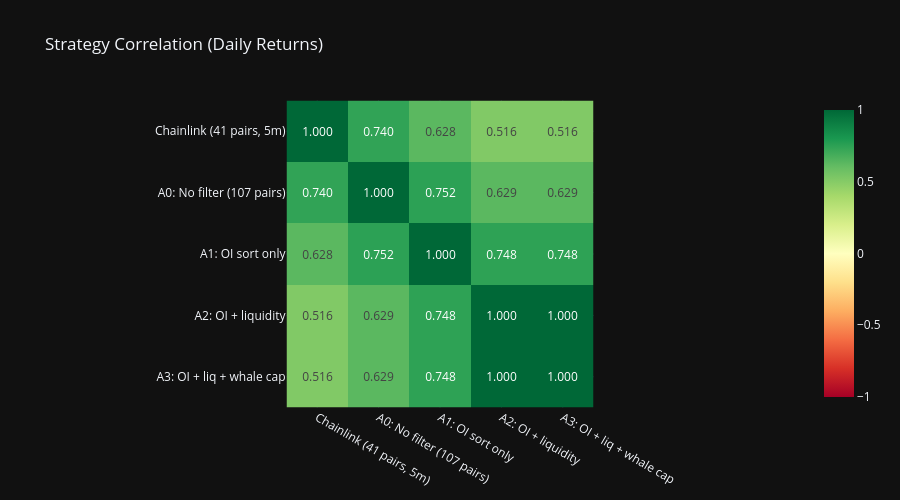

Notebook code cell kept with this figure:
### Markdown cell above
## Correlation Analysis

### Code cell
correlation_matrix = daily_returns.corr()

print('Correlation Matrix (daily returns):')
display(correlation_matrix.round(3))

mask = np.triu(np.ones_like(correlation_matrix, dtype=bool), k=1)
avg_corr = correlation_matrix.where(mask).stack().mean()
print(f'\nAverage pairwise correlation: {avg_corr:.3f}')

fig = px.imshow(
    correlation_matrix,
    text_auto='.3f',
    color_continuous_scale='RdYlGn',
    color_continuous_midpoint=0,
    title='Strategy Correlation (Daily Returns)',
)
fig.update_layout(height=500, template='plotly_dark')
fig.show()

### Figure 1 — Plotly figure (JSON) as saved in the notebook; plotly's stock layout.template omitted (floating-point values rounded to 4 significant figures)
{"data": [{"coloraxis": "coloraxis", "hovertemplate": "x: %{x}<br>y: %{y}<br>color: %{z}<extra></extra>", "name": "0", "texttemplate": "%{z:.3f}", "type": "heatmap", "x": ["Chainlink (41 pairs, 5m)", "A0: No filter (107 pairs)", "A1: OI sort only", "A2: OI + liquidity", "A3: OI + liq + whale cap"], "xaxis": "x", "y": ["Chainlink (41 pairs, 5m)", "A0: No filter (107 pairs)", "A1: OI sort only", "A2: OI + liquidity", "A3: OI + liq + whale cap"], "yaxis": "y", "z": [[1.0, 0.74, 0.628, 0.5161, 0.5161], [0.74, 1.0, 0.752, 0.6291, 0.6291], [0.628, 0.752, 1.0, 0.7481, 0.7481], [0.5161, 0.6291, 0.7481, 1.0, 1.0], [0.5161, 0.6291, 0.7481, 1.0, 1.0]]}], "layout": {"coloraxis": {"cmid": 0, "colorscale": [[0.0, "rgb(165,0,38)"], [0.1, "rgb(215,48,39)"], [0.2, "rgb(244,109,67)"], [0.3, "rgb(253,174,97)"], [0.4, "rgb(254,224,139)"], [0.5, "rgb(255,255,191)"], [0.6, "rgb(217,239,139)"], [0.7, "rgb(166,217,106)"], [0.8, "rgb(102,189,99)"], [0.9, "rgb(26,152,80)"], [1.0, "rgb(0,104,55)"]]}, "height": 500, "title": {"text": "Strategy Correlation (Daily Returns)"}, "xaxis": {"anchor": "y", "constrain": "domain", "domain": [0.0, 1.0], "scaleanchor": "y"}, "yaxis": {"anchor": "x", "autorange": "reversed", "constrain": "domain", "domain": [0.0, 1.0]}}}
